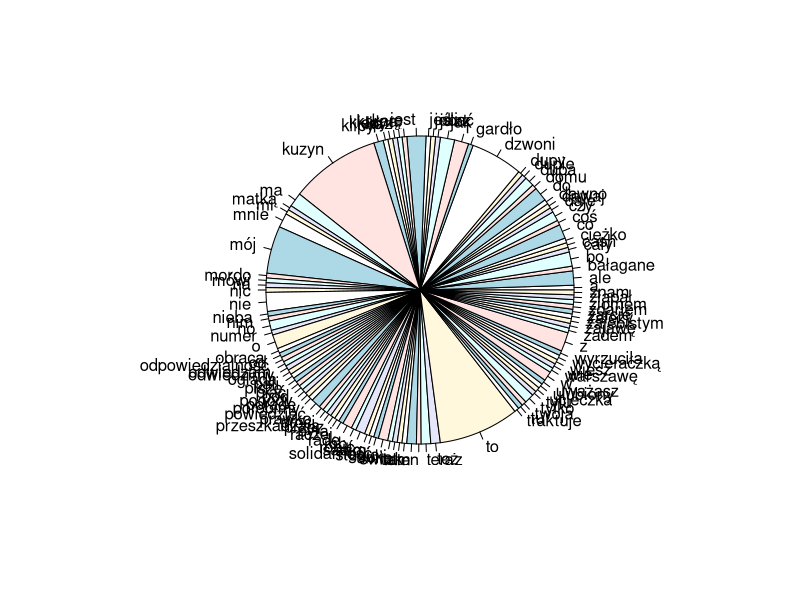
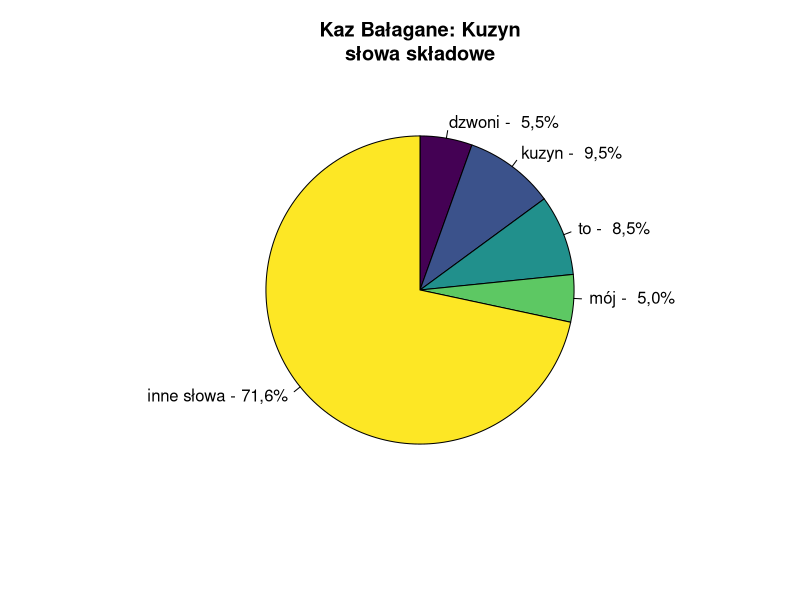

Reproduce these figures in R, in order.
lyr <- "Dzwoni do mnie kuzyn
to jest Kaz bałagane
Mówi dawaj klip
to odwiedzimy Warszawę
odwiedzam studio, tylko przez to daje rade
a jeśli mnie tam nie ma
to traktuje tak jak karę

jebać suki tam, bo mi przeszkadzają
to mój cały świat
no i z ziomem solidarność
ulubiony numer
dawno zdarłem na nim gardło
ucieczka do nieba
płać odpowiedzialność karną

twoja dupa to nie dupa – to jest sadło
pisze do mnie kuzyn
nie wie co ma robić z matką
wyrzuciła z domu, teraz jest pod wycieraczką
ale nie prosi o żarcie
bo obraca prawko

ale dzwoni o poradę też
co ma robić kiedy sam tu pali jazz
porobimy w tylu ten cash
zależy od pogody też
ale raczej klipy, studio to wiesz jak jest

Dzwoni kuzyn to mój kuzyn
Dzwoni kuzyn to mój kuzyn
Dzwoni kuzyn to mój kuzyn
Dzwoni kuzyn to mój kuzyn

to mój kuzyn dzwoni i pyta o rade
czy znam dupy z zajebistym zadem
bo teraz ogląda klipy
no i w sumie złapał zajawę
tylko co powiedzieć dupie
nic czy coś?
ciężko powiedzieć mordo - rób jak uważasz

Dzwoni kuzyn to mój kuzyn
Dzwoni kuzyn to mój kuzyn
Dzwoni kuzyn to mój kuzyn
Dzwoni kuzyn to mój kuzyn"

words <- tolower(unlist(stringr::str_split(lyr, "[[:space:][:punct:]]+")))
words
pie(table(words))
#words[substring(words, 1, 5)=="wypij"] <- 'wypij*'

df<-data.frame(table(words))
df$words <- as.character(df$words)
#View(df)
df$words[order(-df$Freq)][df$Freq[order(-df$Freq)]>3]
#df[order(-df$Freq),]

mainwords <- c("dzwoni", "kuzyn", "to", "mój")
words2<- words
words2[!(words %in% mainwords)]<-"inne słowa"
words_levels <-c(mainwords, "inne słowa")
#words_levels <-c(mainwords)
words3<-factor(words2, level = words_levels)
pie(table(words3), 
    clockwise=TRUE, 
    col= viridis::viridis(length(mainwords)+1), 
    #    main="Lyrical composition\nof Let It Be", 
    # main="Występowanie poszczególnych słów\n w Let It Be zespołu The Beatles" 
    main='Kaz Bałagane: Kuzyn\nsłowa składowe', 
    labels=paste(levels(words3),'-', paste0(format(round(table(words3)/sum(table(words3))*100,1), decimal.mark = ','),'%')))


# library(ggplot2)
# ggplot(data = as.data.frame(table(words3)), aes(x="", y=Freq, fill=words3)) + 
#   geom_bar(width = 1, stat = "identity", color = "white") +
#   coord_polar("y", start = 0)


